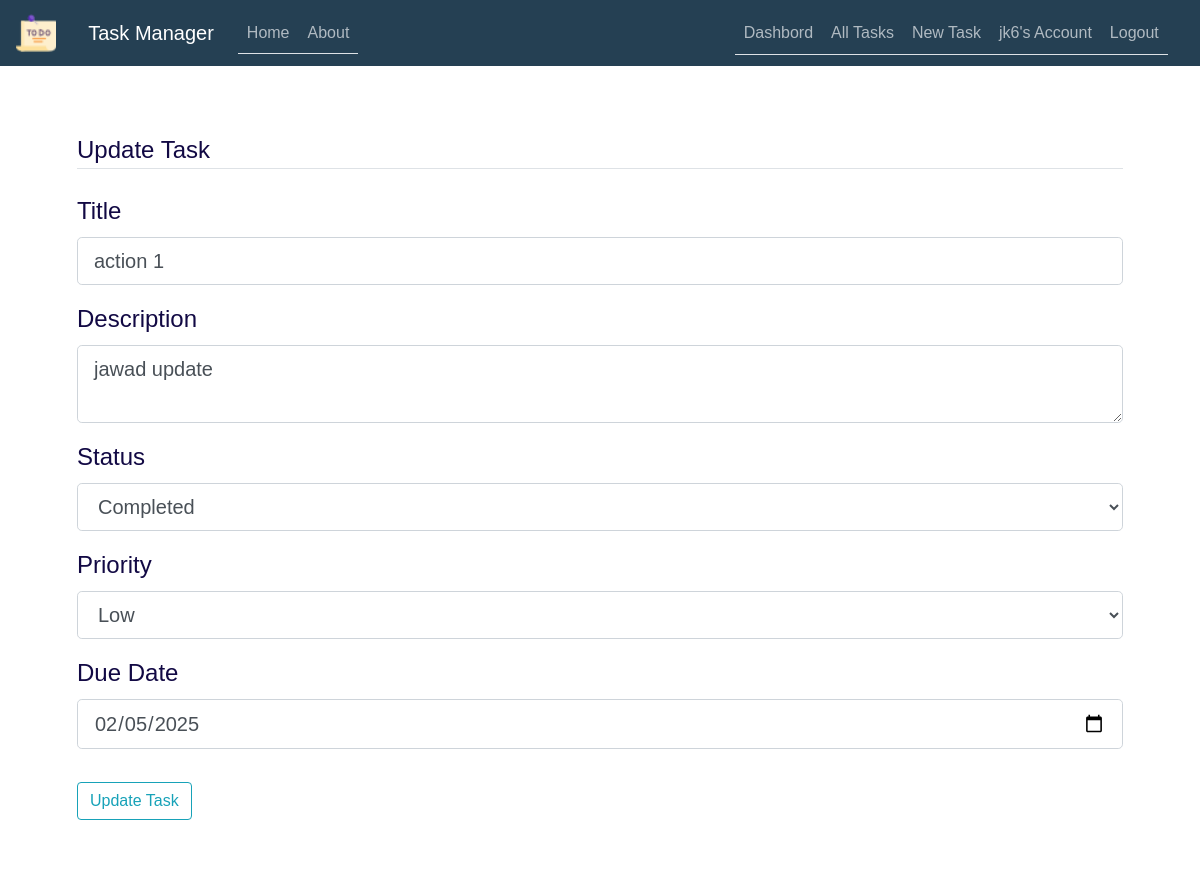
The page /task/2/update (signed in) on the database its author committed.
### TaskManager/models.py (models this page shows, shortened)
class User(db.Model, UserMixin):
    id = db.Column(db.Integer, primary_key=True)
    username = db.Column(db.String(50), unique=True, nullable=False)
    email = db.Column(db.String(100), unique=True, nullable=False)
    password = db.Column(db.String(255), nullable=False)
    date_joined = db.Column(db.DateTime, default=datetime.now)
    last_login = db.Column(db.DateTime, default=datetime.now)
    tasks = db.relationship('Task', backref='user', lazy=True)
    task_collaborators = db.relationship('TaskCollaborator', backref='user', lazy=True)

class Task(db.Model):
    id = db.Column(db.Integer, primary_key=True)
    user_id = db.Column(db.Integer, db.ForeignKey('user.id'), nullable=False)
    title = db.Column(db.String(255), nullable=False)
    description = db.Column(db.Text)
    status = db.Column(db.Enum('in progress', 'completed', 'pending'), default='in progress')
    priority = db.Column(db.Enum('low', 'medium', 'high'), default='medium')
    due_date = db.Column(db.DateTime, default=datetime.utcnow)
    created_at = db.Column(db.DateTime, default=datetime.utcnow)
    updated_at = db.Column(db.DateTime, default=datetime.utcnow, onupdate=datetime.utcnow)
    notes = db.relationship(
        'Note', backref='task', lazy=True, cascade='all, delete-orphan')
    task_collaborators = db.relationship(
        'TaskCollaborator', backref='task', lazy=True, cascade='all, delete-orphan')

### TaskManager/routes.py (the view)
@app.route("/task/<int:task_id>/update", methods=['GET', 'POST'])
@login_required
def update_task(task_id):
    task = Task.query.get_or_404(task_id)
    if task.user != current_user:
        abort(403)  # Forbidden error, user is not the owner of the task
    form = UpdateTaskForm()
    if form.validate_on_submit():
        task.title = form.title.data
        task.description = form.description.data
        task.status = form.status.data
        task.priority = form.priority.data
        task.due_date = form.due_date.data
        task.updated_at = datetime.utcnow()
        db.session.commit()
        flash('Your task has been updated!', 'success')
        return redirect(url_for('task', task_id=task.id))
    elif request.method == 'GET':
        form.title.data = task.title
        form.description.data = task.description
        form.status.data = task.status
        form.priority.data = task.priority
        form.due_date.data = task.due_date
    return render_template('create_task.html', title='Update Task', form=form)

### TaskManager/forms.py
class UpdateTaskForm(FlaskForm):
    title = StringField('Title', validators=[DataRequired(), Length(min=1, max=255)])
    description = TextAreaField('Description')
    status = SelectField('Status', choices=[
        ('in progress', 'In Progress'), ('completed','Completed'),('pending', 'Pending')
        ], default='in progress')
    priority = SelectField('Priority', choices=[('low', 'Low'), ('medium', 'Medium'),
                                                ('high', 'High')], default='medium')
    due_date = DateField(
        'Due Date', validators=[DataRequired()], default=datetime.utcnow ,format='%Y-%m-%d')
    submit = SubmitField('Update Task')

### TaskManager/models.py (called while the page is built)
@login_manager.user_loader
def load_user(user_id):
    return User.query.get(int(user_id))

### TaskManager/templates/create_task.html (shortened to what this page needs)
{% extends "layout.html" %}
{% block content %}
    <div class="content-section">
        <form method="POST" action="">
            <fieldset class="form-group">
                <legend class="border-bottom mb-4">{{ title }}</legend>
                <div class="form-group">
                    {{ form.title.label(class="form-control-label") }}
                    {% if form.title.errors %}
                        {{ form.title(class="form-control form-control-lg is-invalid") }}
                        <div class="invalid-feedback">
                            {% for error in form.title.errors %}
                                <span>{{ error }}</span>
                            {% endfor %}
                        </div>
                    {% else %}
                        {{ form.title(class="form-control form-control-lg") }}
                    {% endif %}
                </div>
                <div class="form-group">
                    {{ form.description.label(class="form-control-label") }}
                    {% if form.description.errors %}
                        {{ form.description(class="form-control form-control-lg is-invalid") }}
                        <div class="invalid-feedback">
                            {% for error in form.description.errors %}
                                <span>{{ error }}</span>
                            {% endfor %}
                        </div>
                    {% else %}
                        {{ form.description(class="form-control form-control-lg") }}
                    {% endif %}
                </div>
                <div class="form-group">
                    {{ form.status.label(class="form-control-label") }}
                    {% if form.status.errors %}
                        {{ form.status(class="form-control form-control-lg is-invalid") }}
                        <div class="invalid-feedback">
                            {% for error in form.status.errors %}
                                <span>{{ error }}</span>
                            {% endfor %}
                        </div>
                    {% else %}
                        {{ form.status(class="form-control form-control-lg") }}
                    {% endif %}
                </div>
                <div class="form-group">
                    {{ form.priority.label(class="form-control-label") }}
                    {% if form.priority.errors %}
                        {{ form.priority(class="form-control form-control-lg is-invalid") }}
                        <div class="invalid-feedback">
                            {% for error in form.priority.errors %}
                                <span>{{ error }}</span>
                            {% endfor %}
                        </div>
                    {% else %}
                        {{ form.priority(class="form-control form-control-lg") }}
                    {% endif %}
                </div>
                <div class="form-group">
                    {{ form.due_date.label(class="form-control-label") }}
                    {% if form.due_date.errors %}
                        {{ form.due_date(class="form-control form-control-lg is-invalid") }}
                        <div class="invalid-feedback">
                            {% for error in form.due_date.errors %}
                                <span>{{ error }}</span>
                            {% endfor %}
                        </div>
                    {% else %}
                        {{ form.due_date(class="form-control form-control-lg") }}
                    {% endif %}
                </div>
            </fieldset>
            <div class="form-group">
                {{ form.submit(class="btn btn-outline-info") }}
            </div>
        </form>
    </div>
{% endblock content %}

### TaskManager/templates/layout.html (shortened to what this page needs)
<!DOCTYPE html>
<html>
<head>
    <link rel="stylesheet" href="https://maxcdn.bootstrapcdn.com/bootstrap/4.0.0/css/bootstrap.min.css">
    <link rel="stylesheet" type="text/css" href="{{ url_for('static', filename='main.css') }}">
</head>
<body>
    <header class="site-header">
      <nav class="navbar navbar-expand-md navbar-dark bg-steel fixed-top">
        <a class="navbar-brand" href="#">
          <img src="{{ url_for('static', filename='tache3.png') }}" alt="Logo" style="width:40px;">
        </a>
        <div class="container">
          <a class="navbar-brand mr-4" href="/">Task Manager</a>
          <div class="collapse navbar-collapse" id="navbarToggle">
            <div class="nav nav-tabs mr-auto navbar-nav">
              <a class="nav-item nav-link" href="{{ url_for('home') }}">Home</a>
              <a class="nav-item nav-link" href="{{ url_for('about') }}">About</a>
            </div>
            <div class="nav nav-tabs">
              <div class="navbar-nav">
                {% if current_user.is_authenticated %}
                <a class="nav-link" href="{{ url_for('dashbord') }}">Dashbord</a>
                  <a class="nav-link" href="{{ url_for('all_tasks') }}"> All Tasks </a>
                  <a class="nav-link" href="{{ url_for('new_task') }}">New Task</a>
                  <a class="nav-link" href="{{ url_for('account') }}">{{ current_user.username }}'s Account</a>
                  <a class="nav-link" href="{{ url_for('logout') }}">Logout</a>
                {% else %}
                  <a class="nav-item nav-link" href="{{ url_for('login') }}">Login</a>
                  <a class="nav-item nav-link" href="{{ url_for('register') }}">Register</a>
                {% endif %}
              </div>
            </div>
          </div>
        </div>
      </nav>
    </header>
    <main role="main" class="container">
      <div class="row">
        <div class="col-md-12">
          {% block content %}{% endblock %}
        </div>
      </div>
    </main>
  </body>
</html>

### TaskManager/static/main.css (style rules this page uses)
body { width: 100%; height: 100vh; font-family: Arial, sans-serif; background-image: url('my-main.jpg'); background-position: center; background-size: cover; background-attachment: fixed; position: relative; margin-top: 5rem; color: #000000; }
.bg-steel { background-color: #254053; color: #000000; }
.container { width: 95%; max-width: 1400px; margin: 0 auto; }
.content-section { background: rgba(255, 255, 255, 0.8); padding: 2rem; border-radius: 8px; margin-top: 20px; color: #120944; font-size: 1.5rem; }
.site-header .navbar-nav .nav-link { color: #fdfeffa4; }

### rows shown on the page
User: username "jk6"
Task: title "action 1", description "jawad update", status "Completed", priority "Low", due_date "02/05/2025"

### other values the page prints
{{ title }} "Update Task"
